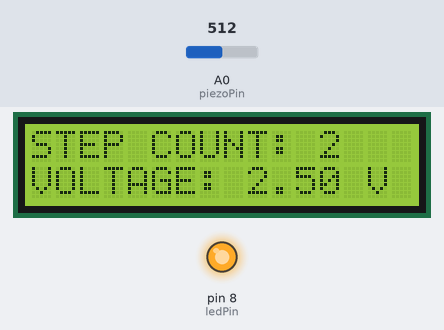
A sketch run on a simulated Arduino Uno, built with avr-gcc and run on an emulated ATmega328P. On the bench: 16×2 character LCD, output pins drawn as LEDs (lit = HIGH). The test bench sets the inputs (shaded band); at power-on: A0 (piezoPin) = 512.

Above: at 3.2 s.
3.3 s: A0 (piezoPin) set to 66
At 4.1 s:
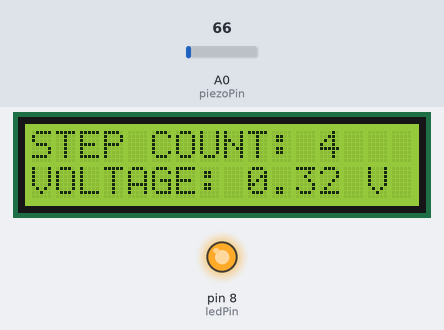
5.7 s: A0 (piezoPin) set to 55
At 6.8 s:
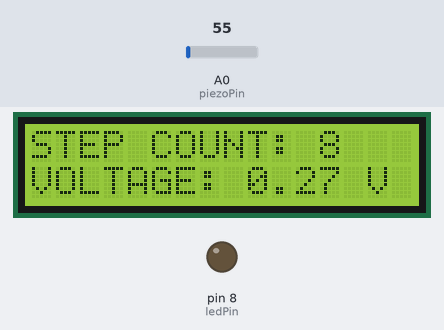
7.6 s: A0 (piezoPin) set to 122
At 8.2 s:
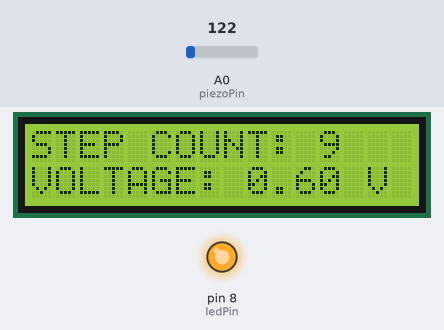
Timing chart, 0 to 10.6 s (numbered marks = the images above; inputs shaded):
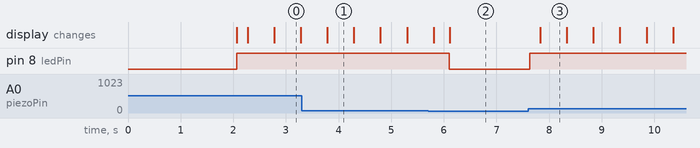

The sketch:

footstep_power.ino
```cpp
#include <LiquidCrystal.h>

/* LCD pin configuration
   RS, EN, D4, D5, D6, D7 */
LiquidCrystal lcd(12, 11, 5, 4, 3, 2);

// Pin definitions
const int piezoPin = A0;     // Piezo sensor output
const int ledPin   = 8;      // LED indicator

// Variables
int stepCount = 0;
int sensorValue = 0;
float voltage = 0.0;

// Threshold to detect a footstep
const int stepThreshold = 60;

void setup() {
  pinMode(ledPin, OUTPUT);
  lcd.begin(16, 2);

  lcd.setCursor(0, 0);
  lcd.print("Footstep Power");
  lcd.setCursor(0, 1);
  lcd.print("Generation");
  delay(2000);
  lcd.clear();
}

void loop() {
  sensorValue = analogRead(piezoPin);

  // Convert analog value to voltage
  voltage = sensorValue * (5.0 / 1023.0);

  // Detect footstep
  if (sensorValue > stepThreshold) {
    stepCount++;
    digitalWrite(ledPin, HIGH);
    delay(200);              // Debounce delay
  } else {
    digitalWrite(ledPin, LOW);
  }

  // Display on LCD
  lcd.setCursor(0, 0);
  lcd.print("STEP COUNT: ");
  lcd.print(stepCount);

  lcd.setCursor(0, 1);
  lcd.print("VOLTAGE: ");
  lcd.print(voltage, 2);
  lcd.print(" V ");

  delay(300);
}
```

Measured:
- the behaviour switches between 61 and 60 on A0 (piezoPin) (found by bisection; images 1 and 2)
- after the input at 5.7 s, pin 8 (ledPin): HIGH → LOW after 0.40 s
- after the input at 7.6 s, pin 8 (ledPin): LOW → HIGH at once; the display: changes after 0.23 s (image 3)
- what the display in image 0 shows lasts 0.5 s, from 2.8 s to 3.3 s
